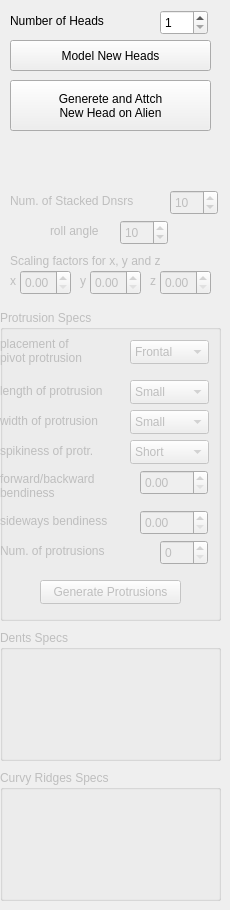
      <widget class="QWidget" name="tab_13">
       <attribute name="title">
        <string>Head</string>
       </attribute>
       <widget class="QPushButton" name="pushButton_16">
        <property name="geometry">
         <rect>
          <x>10</x>
          <y>40</y>
          <width>201</width>
          <height>31</height>
         </rect>
        </property>
        <property name="text">
         <string>Model New Heads</string>
        </property>
       </widget>
       <widget class="QGroupBox" name="groupBox_3">
        <property name="enabled">
         <bool>false</bool>
        </property>
        <property name="geometry">
         <rect>
          <x>0</x>
          <y>310</y>
          <width>221</width>
          <height>311</height>
         </rect>
        </property>
        <property name="title">
         <string>Protrusion Specs</string>
        </property>
        <widget class="QLabel" name="label_57">
         <property name="geometry">
          <rect>
           <x>0</x>
           <y>20</y>
           <width>111</width>
           <height>41</height>
          </rect>
         </property>
         <property name="text">
          <string>placement of
pivot protrusion</string>
         </property>
        </widget>
        <widget class="QLabel" name="label_58">
         <property name="geometry">
          <rect>
           <x>0</x>
           <y>70</y>
           <width>121</width>
           <height>21</height>
          </rect>
         </property>
         <property name="text">
          <string>length of protrusion</string>
         </property>
        </widget>
        <widget class="QComboBox" name="comboBox_7">
         <property name="geometry">
          <rect>
           <x>130</x>
           <y>70</y>
           <width>79</width>
           <height>24</height>
          </rect>
         </property>
         <property name="currentText">
          <string>Small</string>
         </property>
         <item>
          <property name="text">
           <string>Small</string>
          </property>
         </item>
         <item>
          <property name="text">
           <string>Medium</string>
          </property>
         </item>
         <item>
          <property name="text">
           <string>Large</string>
          </property>
         </item>
        </widget>
        <widget class="QComboBox" name="comboBox_9">
         <property name="geometry">
          <rect>
           <x>130</x>
           <y>100</y>
           <width>79</width>
           <height>24</height>
          </rect>
         </property>
         <property name="currentText">
          <string>Small</string>
         </property>
         <item>
          <property name="text">
           <string>Small</string>
          </property>
         </item>
         <item>
          <property name="text">
           <string>Medium</string>
          </property>
         </item>
         <item>
          <property name="text">
           <string>Large</string>
          </property>
         </item>
        </widget>
        <widget class="QLabel" name="label_59">
         <property name="geometry">
          <rect>
           <x>0</x>
           <y>100</y>
           <width>121</width>
           <height>21</height>
          </rect>
         </property>
         <property name="text">
          <string>width of protrusion</string>
         </property>
        </widget>
        <widget class="QComboBox" name="comboBox_13">
         <property name="geometry">
          <rect>
           <x>130</x>
           <y>30</y>
           <width>79</width>
           <height>24</height>
          </rect>
         </property>
         <property name="currentText">
          <string>Frontal</string>
         </property>
         <item>
          <property name="text">
           <string>Frontal</string>
          </property>
         </item>
         <item>
          <property name="text">
           <string>Upper</string>
          </property>
         </item>
         <item>
          <property name="text">
           <string>Rear</string>
          </property>
         </item>
         <item>
          <property name="text">
           <string>Lower</string>
          </property>
         </item>
        </widget>
        <widget class="QComboBox" name="comboBox_14">
         <property name="geometry">
          <rect>
           <x>130</x>
           <y>130</y>
           <width>79</width>
           <height>24</height>
          </rect>
         </property>
         <property name="currentText">
          <string>Short</string>
         </property>
         <item>
          <property name="text">
           <string>Short</string>
          </property>
         </item>
         <item>
          <property name="text">
           <string>Medium</string>
          </property>
         </item>
         <item>
          <property name="text">
           <string>High</string>
          </property>
         </item>
        </widget>
        <widget class="QLabel" name="label_60">
         <property name="geometry">
          <rect>
           <x>0</x>
           <y>130</y>
           <width>121</width>
           <height>21</height>
          </rect>
         </property>
         <property name="text">
          <string>spikiness of protr.</string>
         </property>
        </widget>
        <widget class="QLabel" name="label_61">
         <property name="geometry">
          <rect>
           <x>0</x>
           <y>160</y>
           <width>131</width>
           <height>31</height>
          </rect>
         </property>
         <property name="text">
          <string>forward/backward 
bendiness</string>
         </property>
        </widget>
        <widget class="QLabel" name="label_62">
         <property name="geometry">
          <rect>
           <x>0</x>
           <y>200</y>
           <width>131</width>
           <height>21</height>
          </rect>
         </property>
         <property name="text">
          <string>sideways bendiness</string>
         </property>
        </widget>
        <widget class="QDoubleSpinBox" name="doubleSpinBox_5">
         <property name="geometry">
          <rect>
           <x>140</x>
           <y>160</y>
           <width>68</width>
           <height>25</height>
          </rect>
         </property>
         <property name="maximum">
          <double>10.000000000000000</double>
         </property>
        </widget>
        <widget class="QDoubleSpinBox" name="doubleSpinBox_6">
         <property name="geometry">
          <rect>
           <x>140</x>
           <y>200</y>
           <width>68</width>
           <height>25</height>
          </rect>
         </property>
         <property name="maximum">
          <double>10.000000000000000</double>
         </property>
        </widget>
        <widget class="QLabel" name="label_63">
         <property name="geometry">
          <rect>
           <x>0</x>
           <y>230</y>
           <width>131</width>
           <height>21</height>
          </rect>
         </property>
         <property name="text">
          <string>Num. of protrusions</string>
         </property>
        </widget>
        <widget class="QSpinBox" name="spinBox_23">
         <property name="geometry">
          <rect>
           <x>160</x>
           <y>230</y>
           <width>48</width>
           <height>25</height>
          </rect>
         </property>
         <property name="minimum">
          <number>0</number>
         </property>
         <property name="maximum">
          <number>20</number>
         </property>
         <property name="singleStep">
          <number>1</number>
         </property>
         <property name="value">
          <number>0</number>
         </property>
        </widget>
        <widget class="QPushButton" name="pushButton_19">
         <property name="geometry">
          <rect>
           <x>40</x>
           <y>270</y>
           <width>141</width>
           <height>24</height>
          </rect>
         </property>
         <property name="text">
          <string>Generate Protrusions</string>
         </property>
        </widget>
       </widget>
       <widget class="QSpinBox" name="spinBox_20">
        <property name="geometry">
         <rect>
          <x>160</x>
          <y>10</y>
          <width>48</width>
          <height>25</height>
         </rect>
        </property>
        <property name="minimum">
         <number>1</number>
        </property>
        <property name="maximum">
         <number>12</number>
        </property>
        <property name="singleStep">
         <number>1</number>
        </property>
        <property name="value">
         <number>1</number>
        </property>
       </widget>
       <widget class="QLabel" name="label_51">
        <property name="geometry">
         <rect>
          <x>10</x>
          <y>10</y>
          <width>111</width>
          <height>21</height>
         </rect>
        </property>
        <property name="text">
         <string>Number of Heads</string>
        </property>
       </widget>
       <widget class="QGroupBox" name="groupBox_10">
        <property name="enabled">
         <bool>false</bool>
        </property>
        <property name="geometry">
         <rect>
          <x>0</x>
          <y>630</y>
          <width>221</width>
          <height>131</height>
         </rect>
        </property>
        <property name="title">
         <string>Dents Specs</string>
        </property>
       </widget>
       <widget class="QGroupBox" name="groupBox_11">
        <property name="enabled">
         <bool>false</bool>
        </property>
        <property name="geometry">
         <rect>
          <x>0</x>
          <y>770</y>
          <width>221</width>
          <height>131</height>
         </rect>
        </property>
        <property name="title">
         <string>Curvy Ridges Specs</string>
        </property>
       </widget>
       <widget class="QSpinBox" name="spinBox_24">
        <property name="enabled">
         <bool>false</bool>
        </property>
        <property name="geometry">
         <rect>
          <x>170</x>
          <y>190</y>
          <width>48</width>
          <height>25</height>
         </rect>
        </property>
        <property name="minimum">
         <number>0</number>
        </property>
        <property name="maximum">
         <number>20</number>
        </property>
        <property name="singleStep">
         <number>1</number>
        </property>
        <property name="value">
         <number>10</number>
        </property>
       </widget>
       <widget class="QLabel" name="label_64">
        <property name="enabled">
         <bool>false</bool>
        </property>
        <property name="geometry">
         <rect>
          <x>10</x>
          <y>190</y>
          <width>141</width>
          <height>21</height>
         </rect>
        </property>
        <property name="text">
         <string>Num. of Stacked Dnsrs</string>
        </property>
       </widget>
       <widget class="QLabel" name="label_65">
        <property name="enabled">
         <bool>false</bool>
        </property>
        <property name="geometry">
         <rect>
          <x>50</x>
          <y>220</y>
          <width>61</width>
          <height>21</height>
         </rect>
        </property>
        <property name="text">
         <string>roll angle</string>
        </property>
       </widget>
       <widget class="QSpinBox" name="spinBox_25">
        <property name="enabled">
         <bool>false</bool>
        </property>
        <property name="geometry">
         <rect>
          <x>120</x>
          <y>220</y>
          <width>48</width>
          <height>25</height>
         </rect>
        </property>
        <property name="minimum">
         <number>0</number>
        </property>
        <property name="maximum">
         <number>20</number>
        </property>
        <property name="singleStep">
         <number>1</number>
        </property>
        <property name="value">
         <number>10</number>
        </property>
       </widget>
       <widget class="QLabel" name="label_66">
        <property name="enabled">
         <bool>false</bool>
        </property>
        <property name="geometry">
         <rect>
          <x>10</x>
          <y>270</y>
          <width>16</width>
          <height>21</height>
         </rect>
        </property>
        <property name="text">
         <string>x</string>
        </property>
       </widget>
       <widget class="QDoubleSpinBox" name="doubleSpinBox_7">
        <property name="enabled">
         <bool>false</bool>
        </property>
        <property name="geometry">
         <rect>
          <x>20</x>
          <y>270</y>
          <width>51</width>
          <height>25</height>
         </rect>
        </property>
        <property name="maximum">
         <double>10.000000000000000</double>
        </property>
       </widget>
       <widget class="QDoubleSpinBox" name="doubleSpinBox_8">
        <property name="enabled">
         <bool>false</bool>
        </property>
        <property name="geometry">
         <rect>
          <x>90</x>
          <y>270</y>
          <width>51</width>
          <height>25</height>
         </rect>
        </property>
        <property name="maximum">
         <double>10.000000000000000</double>
        </property>
       </widget>
       <widget class="QLabel" name="label_67">
        <property name="enabled">
         <bool>false</bool>
        </property>
        <property name="geometry">
         <rect>
          <x>80</x>
          <y>270</y>
          <width>16</width>
          <height>21</height>
         </rect>
        </property>
        <property name="text">
         <string>y</string>
        </property>
       </widget>
       <widget class="QDoubleSpinBox" name="doubleSpinBox_9">
        <property name="enabled">
         <bool>false</bool>
        </property>
        <property name="geometry">
         <rect>
          <x>160</x>
          <y>270</y>
          <width>51</width>
          <height>25</height>
         </rect>
        </property>
        <property name="maximum">
         <double>10.000000000000000</double>
        </property>
       </widget>
       <widget class="QLabel" name="label_68">
        <property name="enabled">
         <bool>false</bool>
        </property>
        <property name="geometry">
         <rect>
          <x>150</x>
          <y>270</y>
          <width>16</width>
          <height>21</height>
         </rect>
        </property>
        <property name="text">
         <string>z</string>
        </property>
       </widget>
       <widget class="QLabel" name="label_69">
        <property name="enabled">
         <bool>false</bool>
        </property>
        <property name="geometry">
         <rect>
          <x>10</x>
          <y>250</y>
          <width>171</width>
          <height>21</height>
         </rect>
        </property>
        <property name="text">
         <string>Scaling factors for x, y and z</string>
        </property>
       </widget>
       <widget class="QPushButton" name="pushButton_46">
        <property name="geometry">
         <rect>
          <x>10</x>
          <y>80</y>
          <width>201</width>
          <height>51</height>
         </rect>
        </property>
        <property name="text">
         <string>Generete and Attch 
New Head on Alien</string>
        </property>
       </widget>
      </widget>
